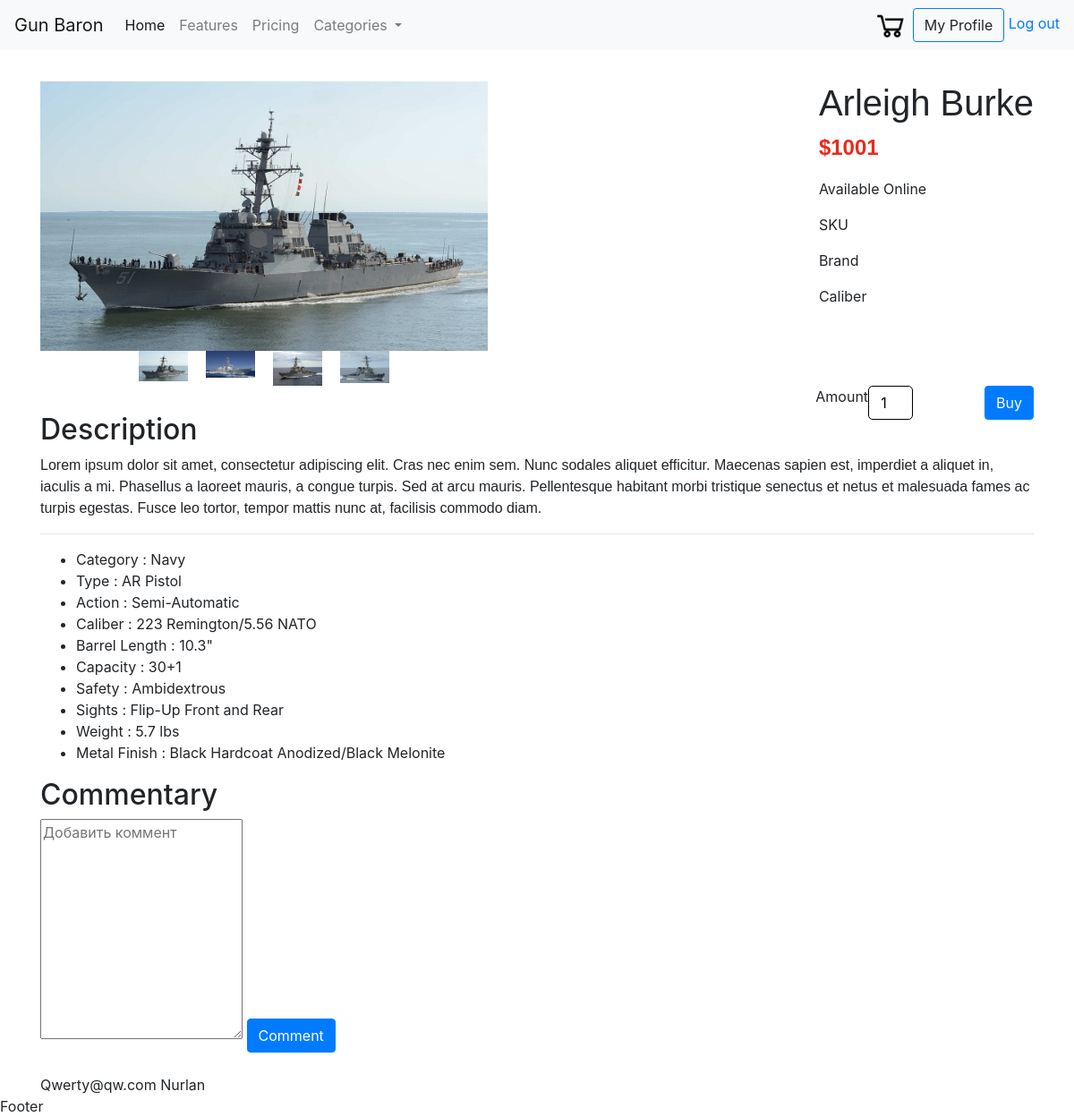
The page /product/arleigh-burke (signed in) on the database its author committed.
### products/models.py (models this page shows, shortened)
class ProductImage(models.Model):
    product = models.ForeignKey(Product, on_delete=models.CASCADE, blank=True, null=True, default=None)
    image = models.ImageField(upload_to='products_images/')
    main = models.BooleanField(default=False, blank=True, null=True)
    created = models.DateTimeField(auto_now_add=True, auto_now=False)
    updated = models.DateTimeField(auto_now_add=False, auto_now=True)
    def __str__(self):
        return 'id=%s name=%s main=%s' % (self.id, self.product, self.main)

class Product(models.Model):
    name = models.CharField(max_length=100, blank=True, null=True, default=None)
    price = models.BigIntegerField(default=1)
    description = models.TextField(blank=True, null=True, default=None)
    created = models.DateTimeField(auto_now_add=True, auto_now=False)
    updated = models.DateTimeField(auto_now_add=False, auto_now=True)
    category = models.ForeignKey(Category, on_delete=models.CASCADE, blank=True, null=True, default=None)
    slug = models.SlugField(blank=True, null=True, default=None, max_length=40)
    def __str__(self):
        return '%s %s' % (self.name, self.price)

class Category(models.Model):
    name = models.CharField(max_length=50, blank=True, null=True, default=None)
    class Meta:
        verbose_name = 'Category'
        verbose_name_plural = 'Categories'
    def __str__(self):
        return '%s' % (self.name)

class Comment(models.Model):
    comment_author = models.ForeignKey(User, on_delete=models.CASCADE, null=True, default=None, blank=True)
    comment_text = models.TextField()
    created = models.DateTimeField(auto_now_add=True, auto_now=False)
    updated = models.DateTimeField(auto_now_add=False, auto_now=True)
    comment_product = models.ForeignKey(Product, on_delete=models.CASCADE, null=True, default=None, blank=True)

### auth_reg/models.py (models this page shows, shortened)
class User(models.Model):
	login = models.EmailField()
	password = models.CharField(max_length=100)
	first_name = models.CharField(max_length=100, blank=True)
	second_name = models.CharField(max_length=100, blank=True)

### auth_reg/views.py (the view, shortened to what this page needs)
# urls.py: path('product/<slug:slug>', views.product, name='product'),
def product(request, slug):
    product = ProductImage.objects.get(product__slug=slug, main=True).product
    image = ProductImage.objects.get(product__slug=slug, main=True).image
    images = ProductImage.objects.filter(product__slug=slug)
    print(images)
    form = CommentForm(request.POST or None)
    if request.session.get('login', False):
        auth = request.session['login']
        comments = Comment.objects.filter(comment_product__slug=slug)
    return render(request, 'auth_reg/product.html', locals())

### auth_reg/forms.py
class CommentForm(forms.ModelForm):
    class Meta:
        model = Comment
        exclude = ['']
        widgets = {
            'comment_text': forms.Textarea(attrs={'rows': 10, 'cols': 20, 'placeholder': 'Добавить коммент'})
        }

### templates/auth_reg/product.html (shortened to what this page needs)
{% extends 'base.html' %}
{% load static %}
{% block head %}
    <link rel="stylesheet" href="{% static 'static/product.css' %}">
{% endblock head %}
{% block content %}
    <div class="container main">
        {% if product %}
            <div class="product">
                <div class="leftCol">
                    <div class="rowq">
                        <div class="columnq small-11q small-centeredq">
                            <div class="slider slider-single">
                                {% for i in images %}
                                    <div>
                                        <img src="{{ i.image.url }}">
                                    </div>
                                {% endfor %}
                            </div>
                            <div class="slider slider-nav">
                                {% for i in images %}
                                    <div class="item">
                                        <img src="{{ i.image.url }}">
                                    </div>
                                {% endfor %}
                            </div>
                        </div>
                    </div>
                </div>
                <div class="rightCol">
                    <h1>{{ product.name }}</h1>
                    <p class="price">${{ product.price }}</p>
                    <p>Available Online</p>
                    <p>SKU</p>
                    <p>Brand</p>
                    <p>Caliber</p>
                </div>
            </div>
            <div class="buy_btn">
                <div>Amount</div>
                <input class="amount" value="1" type="number" id="amount">
                <button class="btn btn-primary" onclick="buy({{ product.id }})">Buy</button>
            </div>
            <div class="description">
                <h2>Description</h2>
                <p>{{ product.description }}</p>
                <hr>
                <div>
                    <ul>
                        <li>Category : {{ product.category }}</li>
                        <li>Type : AR Pistol</li>
                        <li>Action : Semi-Automatic</li>
                        <li>Caliber : 223 Remington/5.56 NATO</li>
                        <li>Barrel Length : 10.3"</li>
                        <li>Capacity : 30+1</li>
                        <li>Safety : Ambidextrous</li>
                        <li>Sights : Flip-Up Front and Rear</li>
                        <li>Weight : 5.7 lbs</li>
                        <li>Metal Finish : Black Hardcoat Anodized/Black Melonite</li>
                    </ul>
                </div>
            </div>
            <h2>Commentary</h2>
            {% if auth %}
                <div>
                    <form method="post">
                        {{ form.comment_text }}
                        <button class="btn btn-primary">Comment</button>
                    </form>
                </div>
            {% endif %}
            <br>
            {% if auth %}
                {% for i in comments %}
                    <div>
                        {{ i.comment_author.login }}
                        {{ i.comment_text }}
                    </div>
                {% endfor %}
            {% else %}
                Auth or regist
                <br>
                <a href="{% url 'auth' %}">Sign in</a>
                <a href="{% url 'reg' %}">Sign up</a>
            {% endif %}
        {% endif %}
    </div>
{% endblock content %}

### static/static/product.css (style rules this page uses)
.main { margin-top: 35px; }
.product { display: flex; justify-content: space-between; }
h1 { font-family: "Amazon Ember",Arial,sans-serif; }
.price { font-family: Karla,Arial,Helvetica,sans-serif; font-size: 24px; font-weight: 700; color: #e82b1a; }
.description { margin-top: 30px; }
.description p { font-family: "Amazon Ember",Arial,sans-serif; }
.buy_btn { display: flex; float: right; }
.amount { width: 50px; text-align: center; border: 1px solid black; border-radius: 5px; margin-right: 80px; }
.slider-single img { height: 301px; width: 100%; }
.slider-nav { margin-left:-10px; margin-right: -10px }
.rowq { width: 500px; }
.slider-nav .item img { width: 100%; height: auto; }
.slider-nav .item { width: 120px;margin: 0 10px; overflow: hidden; cursor: pointer; }

### rows shown on the page
ProductImage: image (picture)
ProductImage: image (picture)
ProductImage: image (picture)
ProductImage: image (picture)
Product: name "Arleigh Burke", price "1001", description "Lorem ipsum dolor sit amet, consectetur adipiscing elit. Cras nec enim sem. Nunc sodales aliquet efficitur. Maecenas sapien est, imperdiet a aliquet in, iaculis a mi. Phasellus a laoreet mauris, a congue turpis. Sed at arcu mauris. Pellentesque habitant morbi tristique senectus et netus et malesuada fames ac turpis egestas. Fusce leo tortor, tempor mattis nunc at, facilisis commodo diam.", category "Navy"
Comment: comment_author.login "Qwerty@qw.com", comment_text "Nurlan"
